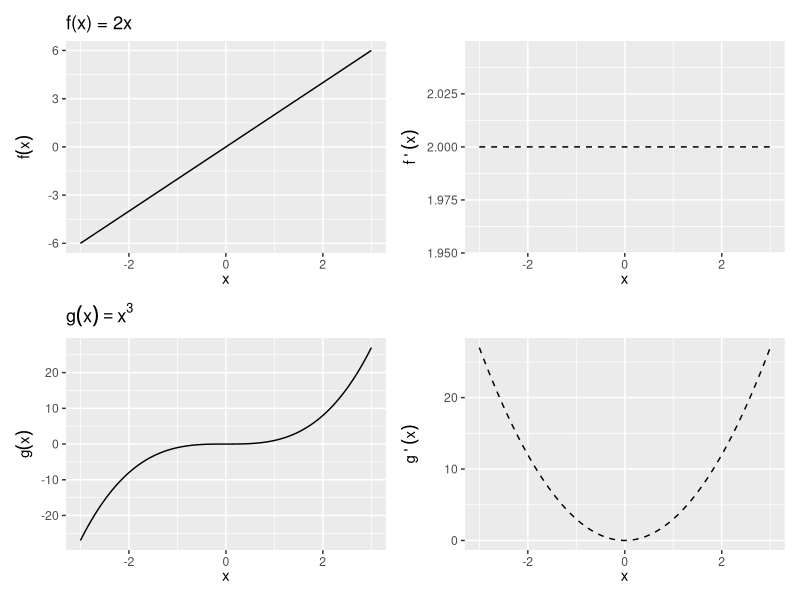
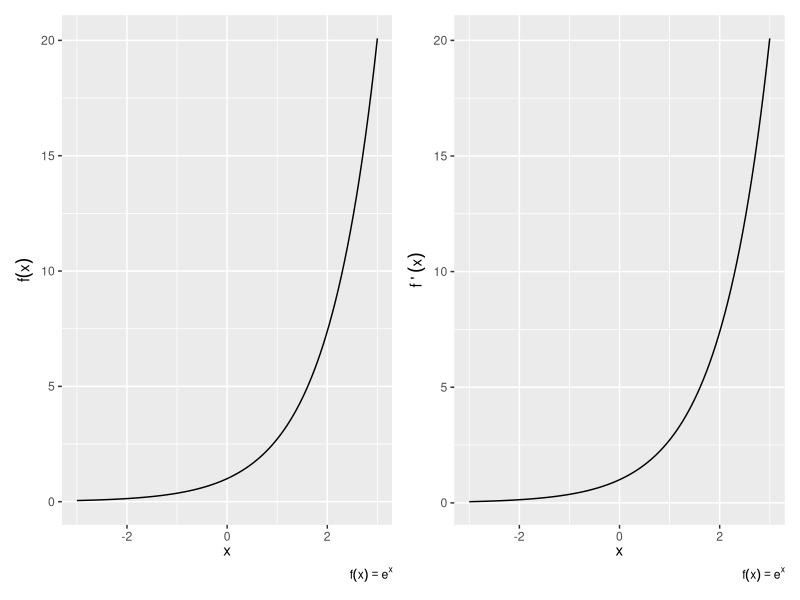
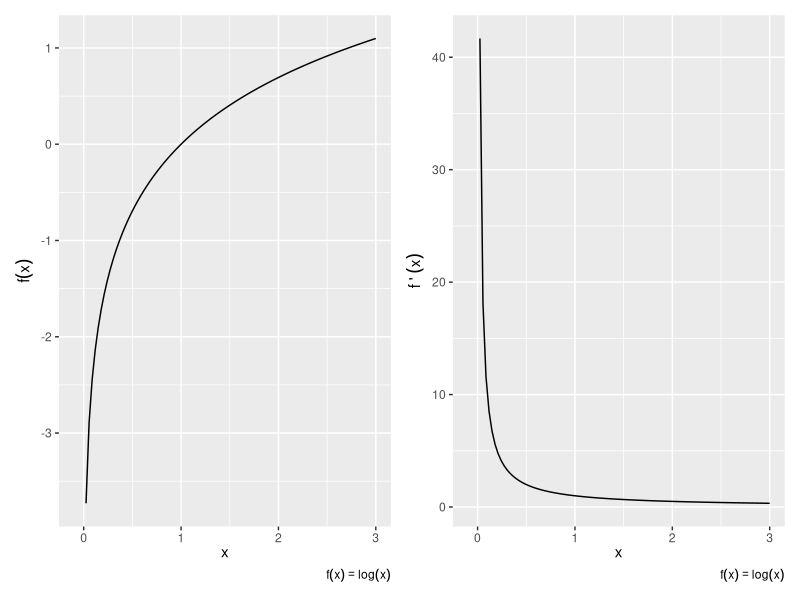

These charts were generated, in order, by the following R code:
## ---- chunk 1
library(ggplot2)
library(tibble)
library(dplyr)
library(patchwork)
## ---- chunk 2
range <- tibble::tibble(x = c(-3, 3))

fx0 <- ggplot(range, aes(x = x)) +
  labs(x = expression(x), y = expression(f(x)))

fx <- fx0 +  
  stat_function(fun = function(x) 2*x, size = 0.5) +
  labs(title = "f(x) = 2x") +
  expand_limits(y = 0)

fprimex <- fx0 + stat_function(fun = function(x) 2, size = 0.5, linetype = "dashed") +
  labs(x = expression(x), y = expression(f~plain("'")~(x)))

gx <- fx0 +  
  stat_function(fun = function(x) x^3, size = 0.5) +
  labs(y = expression(g(x)), title = expression(g(x)==x^3)) +
  expand_limits(y = 0)
  
gprimex <- fx0 + stat_function(fun = function(x) 3*(x^2), size = 0.5, linetype = "dashed") +
  labs(x = expression(x), y = expression(g~plain("'")~(x)))

fx + fprimex + gx + gprimex + plot_layout(ncol = 2)
## ---- chunk 3
range <- tibble::tibble(x = c(-3, 3))

fx0 <- ggplot(range, aes(x = x)) +
  labs(x = expression(x), y = expression(f(x)),
       caption = expression(f(x)==e^x))

fx <- fx0 +  
  stat_function(fun = function(x) exp(x), size = 0.5) +
  expand_limits(y = 0)

fprimex <- fx0 + stat_function(fun = function(x) exp(x), size = 0.5) +
  labs(x = expression(x), y = expression(f~plain("'")~(x)))

fx + fprimex + plot_layout(nrow = 1)
## ---- chunk 4
range <- tibble::tibble(x = c(-0.1, 3))

fx0 <- ggplot(range, aes(x = x)) +
  labs(x = expression(x), y = expression(f(x)),
       caption = expression(f(x)==log(x)))

fx <- fx0 +  
  stat_function(fun = function(x) ifelse(x <= 0, NA, log(x)), size = 0.5) +
  expand_limits(y = 0)

fprimex <- fx0 + stat_function(fun = function(x) ifelse(x <= 0, NA, 1/x), size = 0.5) +
  labs(x = expression(x), y = expression(f~plain("'")~(x)))

fx + fprimex + plot_layout(nrow = 1)
